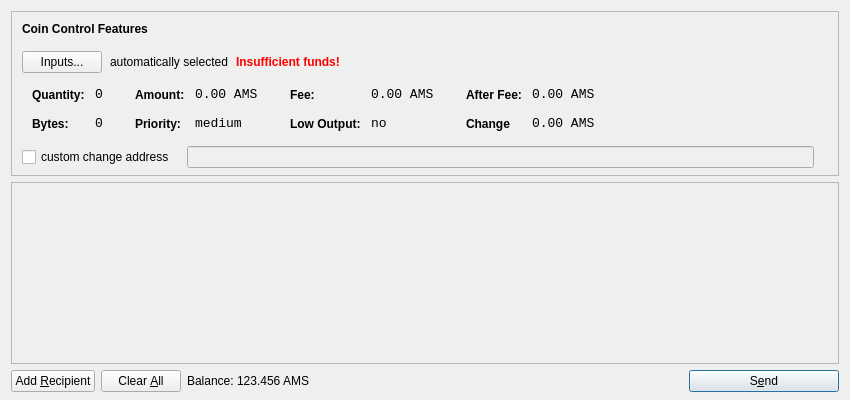
<?xml version="1.0" encoding="UTF-8"?>
<ui version="4.0">
 <class>SendCoinsDialog</class>
 <widget class="QDialog" name="SendCoinsDialog">
  <property name="geometry">
   <rect>
    <x>0</x>
    <y>0</y>
    <width>850</width>
    <height>400</height>
   </rect>
  </property>
  <property name="windowTitle">
   <string>Send Coins</string>
  </property>
  <layout class="QVBoxLayout" name="verticalLayout" stretch="0,1,0">
   <property name="bottomMargin">
    <number>8</number>
   </property>
   <item>
    <widget class="QFrame" name="frameCoinControl">
     <property name="sizePolicy">
      <sizepolicy hsizetype="Expanding" vsizetype="Expanding">
       <horstretch>0</horstretch>
       <verstretch>0</verstretch>
      </sizepolicy>
     </property>
     <property name="maximumSize">
      <size>
       <width>16777215</width>
       <height>16777215</height>
      </size>
     </property>
     <property name="frameShape">
      <enum>QFrame::StyledPanel</enum>
     </property>
     <property name="frameShadow">
      <enum>QFrame::Sunken</enum>
     </property>
     <layout class="QVBoxLayout" name="verticalLayoutCoinControl2">
      <property name="spacing">
       <number>-1</number>
      </property>
      <property name="leftMargin">
       <number>0</number>
      </property>
      <property name="topMargin">
       <number>0</number>
      </property>
      <property name="rightMargin">
       <number>0</number>
      </property>
      <property name="bottomMargin">
       <number>6</number>
      </property>
      <item>
       <layout class="QVBoxLayout" name="verticalLayoutCoinControl" stretch="0,0,0,0,1">
        <property name="spacing">
         <number>0</number>
        </property>
        <property name="leftMargin">
         <number>10</number>
        </property>
        <property name="topMargin">
         <number>10</number>
        </property>
        <item>
         <layout class="QHBoxLayout" name="horizontalLayoutCoinControl1">
          <property name="bottomMargin">
           <number>15</number>
          </property>
          <item>
           <widget class="QLabel" name="labelCoinControlFeatures">
            <property name="sizePolicy">
             <sizepolicy hsizetype="Preferred" vsizetype="Maximum">
              <horstretch>0</horstretch>
              <verstretch>0</verstretch>
             </sizepolicy>
            </property>
            <property name="font">
             <font>
              <weight>75</weight>
              <bold>true</bold>
             </font>
            </property>
            <property name="styleSheet">
             <string notr="true">font-weight:bold;</string>
            </property>
            <property name="text">
             <string>Coin Control Features</string>
            </property>
           </widget>
          </item>
         </layout>
        </item>
        <item>
         <layout class="QHBoxLayout" name="horizontalLayoutCoinControl2" stretch="0,0,0,0">
          <property name="spacing">
           <number>8</number>
          </property>
          <property name="bottomMargin">
           <number>10</number>
          </property>
          <item>
           <widget class="QPushButton" name="pushButtonCoinControl">
            <property name="styleSheet">
             <string notr="true"/>
            </property>
            <property name="text">
             <string>Inputs...</string>
            </property>
           </widget>
          </item>
          <item>
           <widget class="QLabel" name="labelCoinControlAutomaticallySelected">
            <property name="text">
             <string>automatically selected</string>
            </property>
            <property name="margin">
             <number>5</number>
            </property>
           </widget>
          </item>
          <item>
           <widget class="QLabel" name="labelCoinControlInsuffFunds">
            <property name="font">
             <font>
              <weight>75</weight>
              <bold>true</bold>
             </font>
            </property>
            <property name="styleSheet">
             <string notr="true">color:red;font-weight:bold;</string>
            </property>
            <property name="text">
             <string>Insufficient funds!</string>
            </property>
            <property name="margin">
             <number>5</number>
            </property>
           </widget>
          </item>
          <item>
           <spacer name="horizontalSpacerCoinControl">
            <property name="orientation">
             <enum>Qt::Horizontal</enum>
            </property>
            <property name="sizeHint" stdset="0">
             <size>
              <width>40</width>
              <height>1</height>
             </size>
            </property>
           </spacer>
          </item>
         </layout>
        </item>
        <item>
         <widget class="QWidget" name="widgetCoinControl" native="true">
          <property name="sizePolicy">
           <sizepolicy hsizetype="Preferred" vsizetype="Preferred">
            <horstretch>0</horstretch>
            <verstretch>0</verstretch>
           </sizepolicy>
          </property>
          <property name="minimumSize">
           <size>
            <width>0</width>
            <height>0</height>
           </size>
          </property>
          <property name="styleSheet">
           <string notr="true"/>
          </property>
          <layout class="QHBoxLayout" name="horizontalLayoutCoinControl5">
           <property name="margin">
            <number>0</number>
           </property>
           <item>
            <layout class="QHBoxLayout" name="horizontalLayoutCoinControl3" stretch="0,0,0,1">
             <property name="spacing">
              <number>20</number>
             </property>
             <property name="topMargin">
              <number>0</number>
             </property>
             <property name="bottomMargin">
              <number>10</number>
             </property>
             <item>
              <layout class="QFormLayout" name="formLayoutCoinControl1">
               <property name="horizontalSpacing">
                <number>10</number>
               </property>
               <property name="verticalSpacing">
                <number>14</number>
               </property>
               <property name="leftMargin">
                <number>10</number>
               </property>
               <property name="topMargin">
                <number>4</number>
               </property>
               <property name="rightMargin">
                <number>6</number>
               </property>
               <item row="0" column="0">
                <widget class="QLabel" name="labelCoinControlQuantityText">
                 <property name="styleSheet">
                  <string notr="true">font-weight:bold;</string>
                 </property>
                 <property name="text">
                  <string>Quantity:</string>
                 </property>
                 <property name="margin">
                  <number>0</number>
                 </property>
                </widget>
               </item>
               <item row="0" column="1">
                <widget class="QLabel" name="labelCoinControlQuantity">
                 <property name="font">
                  <font>
                   <family>Monospace</family>
                   <pointsize>10</pointsize>
                  </font>
                 </property>
                 <property name="cursor">
                  <cursorShape>IBeamCursor</cursorShape>
                 </property>
                 <property name="contextMenuPolicy">
                  <enum>Qt::ActionsContextMenu</enum>
                 </property>
                 <property name="text">
                  <string>0</string>
                 </property>
                 <property name="margin">
                  <number>0</number>
                 </property>
                 <property name="textInteractionFlags">
                  <set>Qt::LinksAccessibleByMouse|Qt::TextSelectableByKeyboard|Qt::TextSelectableByMouse</set>
                 </property>
                </widget>
               </item>
               <item row="1" column="0">
                <widget class="QLabel" name="labelCoinControlBytesText">
                 <property name="styleSheet">
                  <string notr="true">font-weight:bold;</string>
                 </property>
                 <property name="text">
                  <string>Bytes:</string>
                 </property>
                </widget>
               </item>
               <item row="1" column="1">
                <widget class="QLabel" name="labelCoinControlBytes">
                 <property name="font">
                  <font>
                   <family>Monospace</family>
                   <pointsize>10</pointsize>
                  </font>
                 </property>
                 <property name="cursor">
                  <cursorShape>IBeamCursor</cursorShape>
                 </property>
                 <property name="contextMenuPolicy">
                  <enum>Qt::ActionsContextMenu</enum>
                 </property>
                 <property name="text">
                  <string>0</string>
                 </property>
                 <property name="textInteractionFlags">
                  <set>Qt::LinksAccessibleByMouse|Qt::TextSelectableByKeyboard|Qt::TextSelectableByMouse</set>
                 </property>
                </widget>
               </item>
              </layout>
             </item>
             <item>
              <layout class="QFormLayout" name="formLayoutCoinControl2">
               <property name="horizontalSpacing">
                <number>10</number>
               </property>
               <property name="verticalSpacing">
                <number>14</number>
               </property>
               <property name="leftMargin">
                <number>6</number>
               </property>
               <property name="topMargin">
                <number>4</number>
               </property>
               <property name="rightMargin">
                <number>6</number>
               </property>
               <item row="0" column="0">
                <widget class="QLabel" name="labelCoinControlAmountText">
                 <property name="styleSheet">
                  <string notr="true">font-weight:bold;</string>
                 </property>
                 <property name="text">
                  <string>Amount:</string>
                 </property>
                 <property name="margin">
                  <number>0</number>
                 </property>
                </widget>
               </item>
               <item row="0" column="1">
                <widget class="QLabel" name="labelCoinControlAmount">
                 <property name="font">
                  <font>
                   <family>Monospace</family>
                   <pointsize>10</pointsize>
                  </font>
                 </property>
                 <property name="cursor">
                  <cursorShape>IBeamCursor</cursorShape>
                 </property>
                 <property name="contextMenuPolicy">
                  <enum>Qt::ActionsContextMenu</enum>
                 </property>
                 <property name="text">
                  <string>0.00 AMS</string>
                 </property>
                 <property name="textInteractionFlags">
                  <set>Qt::LinksAccessibleByMouse|Qt::TextSelectableByKeyboard|Qt::TextSelectableByMouse</set>
                 </property>
                </widget>
               </item>
               <item row="1" column="0">
                <widget class="QLabel" name="labelCoinControlPriorityText">
                 <property name="styleSheet">
                  <string notr="true">font-weight:bold;</string>
                 </property>
                 <property name="text">
                  <string>Priority:</string>
                 </property>
                </widget>
               </item>
               <item row="1" column="1">
                <widget class="QLabel" name="labelCoinControlPriority">
                 <property name="font">
                  <font>
                   <family>Monospace</family>
                   <pointsize>10</pointsize>
                  </font>
                 </property>
                 <property name="cursor">
                  <cursorShape>IBeamCursor</cursorShape>
                 </property>
                 <property name="contextMenuPolicy">
                  <enum>Qt::ActionsContextMenu</enum>
                 </property>
                 <property name="text">
                  <string>medium</string>
                 </property>
                 <property name="textInteractionFlags">
                  <set>Qt::LinksAccessibleByMouse|Qt::TextSelectableByKeyboard|Qt::TextSelectableByMouse</set>
                 </property>
                </widget>
               </item>
              </layout>
             </item>
             <item>
              <layout class="QFormLayout" name="formLayoutCoinControl3">
               <property name="horizontalSpacing">
                <number>10</number>
               </property>
               <property name="verticalSpacing">
                <number>14</number>
               </property>
               <property name="leftMargin">
                <number>6</number>
               </property>
               <property name="topMargin">
                <number>4</number>
               </property>
               <property name="rightMargin">
                <number>6</number>
               </property>
               <item row="0" column="0">
                <widget class="QLabel" name="labelCoinControlFeeText">
                 <property name="styleSheet">
                  <string notr="true">font-weight:bold;</string>
                 </property>
                 <property name="text">
                  <string>Fee:</string>
                 </property>
                 <property name="margin">
                  <number>0</number>
                 </property>
                </widget>
               </item>
               <item row="0" column="1">
                <widget class="QLabel" name="labelCoinControlFee">
                 <property name="font">
                  <font>
                   <family>Monospace</family>
                   <pointsize>10</pointsize>
                  </font>
                 </property>
                 <property name="cursor">
                  <cursorShape>IBeamCursor</cursorShape>
                 </property>
                 <property name="contextMenuPolicy">
                  <enum>Qt::ActionsContextMenu</enum>
                 </property>
                 <property name="text">
                  <string>0.00 AMS</string>
                 </property>
                 <property name="textInteractionFlags">
                  <set>Qt::LinksAccessibleByMouse|Qt::TextSelectableByKeyboard|Qt::TextSelectableByMouse</set>
                 </property>
                </widget>
               </item>
               <item row="1" column="0">
                <widget class="QLabel" name="labelCoinControlLowOutputText">
                 <property name="styleSheet">
                  <string notr="true">font-weight:bold;</string>
                 </property>
                 <property name="text">
                  <string>Low Output:</string>
                 </property>
                </widget>
               </item>
               <item row="1" column="1">
                <widget class="QLabel" name="labelCoinControlLowOutput">
                 <property name="font">
                  <font>
                   <family>Monospace</family>
                   <pointsize>10</pointsize>
                  </font>
                 </property>
                 <property name="cursor">
                  <cursorShape>IBeamCursor</cursorShape>
                 </property>
                 <property name="contextMenuPolicy">
                  <enum>Qt::ActionsContextMenu</enum>
                 </property>
                 <property name="text">
                  <string>no</string>
                 </property>
                 <property name="textInteractionFlags">
                  <set>Qt::LinksAccessibleByMouse|Qt::TextSelectableByKeyboard|Qt::TextSelectableByMouse</set>
                 </property>
                </widget>
               </item>
              </layout>
             </item>
             <item>
              <layout class="QFormLayout" name="formLayoutCoinControl4">
               <property name="horizontalSpacing">
                <number>10</number>
               </property>
               <property name="verticalSpacing">
                <number>14</number>
               </property>
               <property name="leftMargin">
                <number>6</number>
               </property>
               <property name="topMargin">
                <number>4</number>
               </property>
               <property name="rightMargin">
                <number>6</number>
               </property>
               <item row="0" column="0">
                <widget class="QLabel" name="labelCoinControlAfterFeeText">
                 <property name="styleSheet">
                  <string notr="true">font-weight:bold;</string>
                 </property>
                 <property name="text">
                  <string>After Fee:</string>
                 </property>
                 <property name="margin">
                  <number>0</number>
                 </property>
                </widget>
               </item>
               <item row="0" column="1">
                <widget class="QLabel" name="labelCoinControlAfterFee">
                 <property name="font">
                  <font>
                   <family>Monospace</family>
                   <pointsize>10</pointsize>
                  </font>
                 </property>
                 <property name="cursor">
                  <cursorShape>IBeamCursor</cursorShape>
                 </property>
                 <property name="contextMenuPolicy">
                  <enum>Qt::ActionsContextMenu</enum>
                 </property>
                 <property name="text">
                  <string>0.00 AMS</string>
                 </property>
                 <property name="textInteractionFlags">
                  <set>Qt::LinksAccessibleByMouse|Qt::TextSelectableByKeyboard|Qt::TextSelectableByMouse</set>
                 </property>
                </widget>
               </item>
               <item row="1" column="0">
                <widget class="QLabel" name="labelCoinControlChangeText">
                 <property name="styleSheet">
                  <string notr="true">font-weight:bold;</string>
                 </property>
                 <property name="text">
                  <string>Change</string>
                 </property>
                </widget>
               </item>
               <item row="1" column="1">
                <widget class="QLabel" name="labelCoinControlChange">
                 <property name="font">
                  <font>
                   <family>Monospace</family>
                   <pointsize>10</pointsize>
                  </font>
                 </property>
                 <property name="cursor">
                  <cursorShape>IBeamCursor</cursorShape>
                 </property>
                 <property name="contextMenuPolicy">
                  <enum>Qt::ActionsContextMenu</enum>
                 </property>
                 <property name="text">
                  <string>0.00 AMS</string>
                 </property>
                 <property name="textInteractionFlags">
                  <set>Qt::LinksAccessibleByMouse|Qt::TextSelectableByKeyboard|Qt::TextSelectableByMouse</set>
                 </property>
                </widget>
               </item>
              </layout>
             </item>
            </layout>
           </item>
          </layout>
         </widget>
        </item>
        <item>
         <layout class="QHBoxLayout" name="horizontalLayoutCoinControl4" stretch="0,0,0">
          <property name="spacing">
           <number>12</number>
          </property>
          <property name="sizeConstraint">
           <enum>QLayout::SetDefaultConstraint</enum>
          </property>
          <property name="topMargin">
           <number>5</number>
          </property>
          <property name="rightMargin">
           <number>5</number>
          </property>
          <item>
           <widget class="QCheckBox" name="checkBoxCoinControlChange">
            <property name="text">
             <string>custom change address</string>
            </property>
           </widget>
          </item>
          <item>
           <widget class="QLineEdit" name="lineEditCoinControlChange">
            <property name="enabled">
             <bool>false</bool>
            </property>
            <property name="sizePolicy">
             <sizepolicy hsizetype="Expanding" vsizetype="Fixed">
              <horstretch>0</horstretch>
              <verstretch>0</verstretch>
             </sizepolicy>
            </property>
           </widget>
          </item>
          <item>
           <widget class="QLabel" name="labelCoinControlChangeLabel">
            <property name="sizePolicy">
             <sizepolicy hsizetype="Preferred" vsizetype="Expanding">
              <horstretch>0</horstretch>
              <verstretch>0</verstretch>
             </sizepolicy>
            </property>
            <property name="minimumSize">
             <size>
              <width>0</width>
              <height>0</height>
             </size>
            </property>
            <property name="text">
             <string/>
            </property>
            <property name="margin">
             <number>3</number>
            </property>
           </widget>
          </item>
         </layout>
        </item>
        <item>
         <spacer name="verticalSpacerCoinControl">
          <property name="orientation">
           <enum>Qt::Vertical</enum>
          </property>
          <property name="sizeHint" stdset="0">
           <size>
            <width>800</width>
            <height>1</height>
           </size>
          </property>
         </spacer>
        </item>
       </layout>
      </item>
     </layout>
    </widget>
   </item>
   <item>
    <widget class="QScrollArea" name="scrollArea">
     <property name="widgetResizable">
      <bool>true</bool>
     </property>
     <widget class="QWidget" name="scrollAreaWidgetContents">
      <property name="geometry">
       <rect>
        <x>0</x>
        <y>0</y>
        <width>830</width>
        <height>165</height>
       </rect>
      </property>
      <layout class="QVBoxLayout" name="verticalLayout_2">
       <property name="margin">
        <number>0</number>
       </property>
       <item>
        <layout class="QVBoxLayout" name="entries">
         <property name="spacing">
          <number>6</number>
         </property>
        </layout>
       </item>
       <item>
        <spacer name="verticalSpacer">
         <property name="orientation">
          <enum>Qt::Vertical</enum>
         </property>
         <property name="sizeHint" stdset="0">
          <size>
           <width>20</width>
           <height>40</height>
          </size>
         </property>
        </spacer>
       </item>
      </layout>
     </widget>
    </widget>
   </item>
   <item>
    <layout class="QHBoxLayout" name="horizontalLayout">
     <item>
      <widget class="QPushButton" name="addButton">
       <property name="toolTip">
        <string>Send to multiple recipients at once</string>
       </property>
       <property name="text">
        <string>Add &amp;Recipient</string>
       </property>
       <property name="autoDefault">
        <bool>false</bool>
       </property>
      </widget>
     </item>
     <item>
      <widget class="QPushButton" name="clearButton">
       <property name="sizePolicy">
        <sizepolicy hsizetype="Minimum" vsizetype="Fixed">
         <horstretch>0</horstretch>
         <verstretch>0</verstretch>
        </sizepolicy>
       </property>
       <property name="toolTip">
        <string>Remove all transaction fields</string>
       </property>
       <property name="text">
        <string>Clear &amp;All</string>
       </property>
       <property name="autoRepeatDelay">
        <number>300</number>
       </property>
       <property name="autoDefault">
        <bool>false</bool>
       </property>
      </widget>
     </item>
     <item>
      <layout class="QHBoxLayout" name="horizontalLayout_2">
       <property name="spacing">
        <number>3</number>
       </property>
       <item>
        <widget class="QLabel" name="label">
         <property name="sizePolicy">
          <sizepolicy hsizetype="Preferred" vsizetype="Fixed">
           <horstretch>0</horstretch>
           <verstretch>0</verstretch>
          </sizepolicy>
         </property>
         <property name="text">
          <string>Balance:</string>
         </property>
        </widget>
       </item>
       <item>
        <widget class="QLabel" name="labelBalance">
         <property name="sizePolicy">
          <sizepolicy hsizetype="Preferred" vsizetype="Fixed">
           <horstretch>0</horstretch>
           <verstretch>0</verstretch>
          </sizepolicy>
         </property>
         <property name="cursor">
          <cursorShape>IBeamCursor</cursorShape>
         </property>
         <property name="text">
          <string>123.456 AMS</string>
         </property>
         <property name="textInteractionFlags">
          <set>Qt::LinksAccessibleByMouse|Qt::TextSelectableByKeyboard|Qt::TextSelectableByMouse</set>
         </property>
        </widget>
       </item>
      </layout>
     </item>
     <item>
      <spacer name="horizontalSpacer">
       <property name="orientation">
        <enum>Qt::Horizontal</enum>
       </property>
       <property name="sizeHint" stdset="0">
        <size>
         <width>40</width>
         <height>20</height>
        </size>
       </property>
      </spacer>
     </item>
     <item>
      <widget class="QPushButton" name="sendButton">
       <property name="minimumSize">
        <size>
         <width>150</width>
         <height>0</height>
        </size>
       </property>
       <property name="toolTip">
        <string>Confirm the send action</string>
       </property>
       <property name="text">
        <string>S&amp;end</string>
       </property>
       <property name="icon">
        <iconset resource="../bitcoin.qrc">
         <normaloff>:/icons/send</normaloff>:/icons/send</iconset>
       </property>
       <property name="default">
        <bool>true</bool>
       </property>
      </widget>
     </item>
    </layout>
   </item>
  </layout>
 </widget>
 <resources>
  <include location="../bitcoin.qrc"/>
 </resources>
 <connections/>
</ui>
